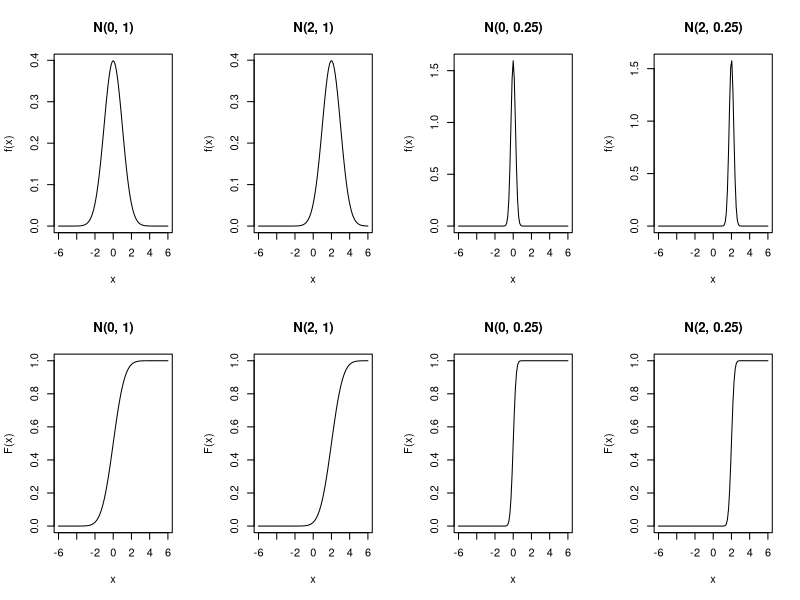
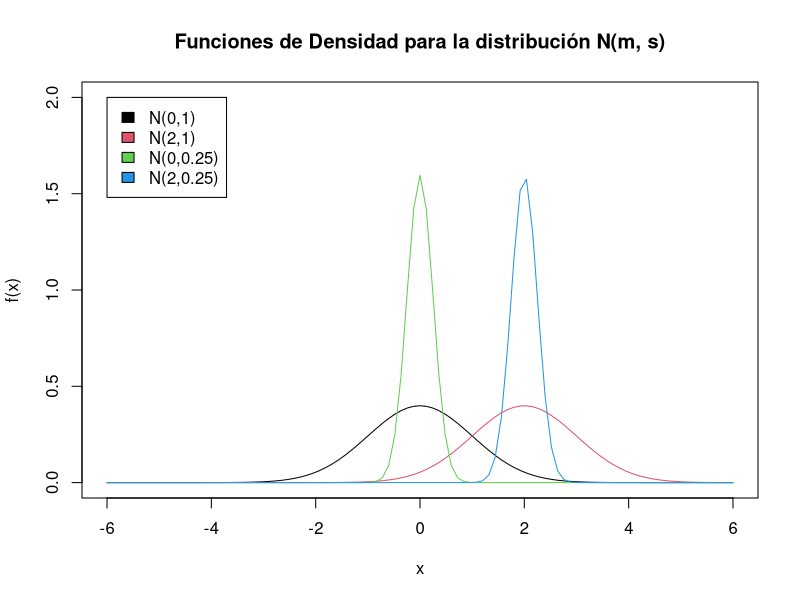
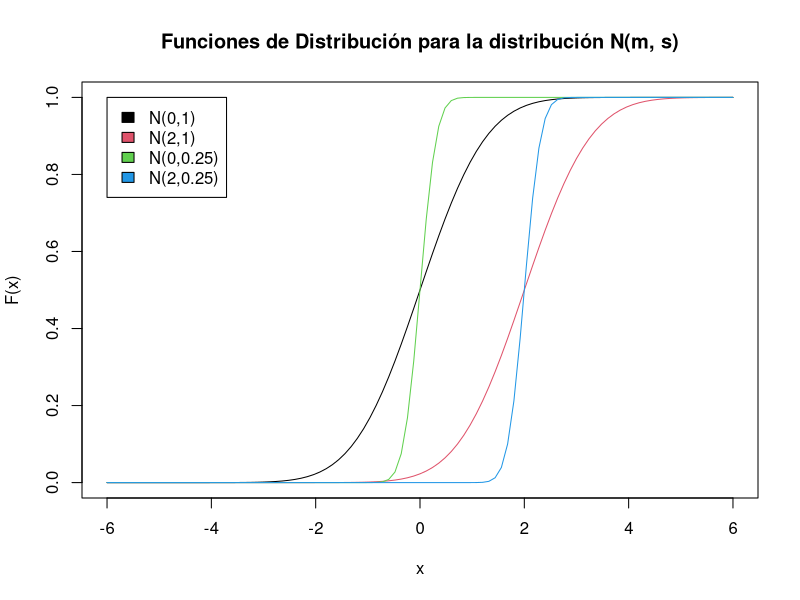
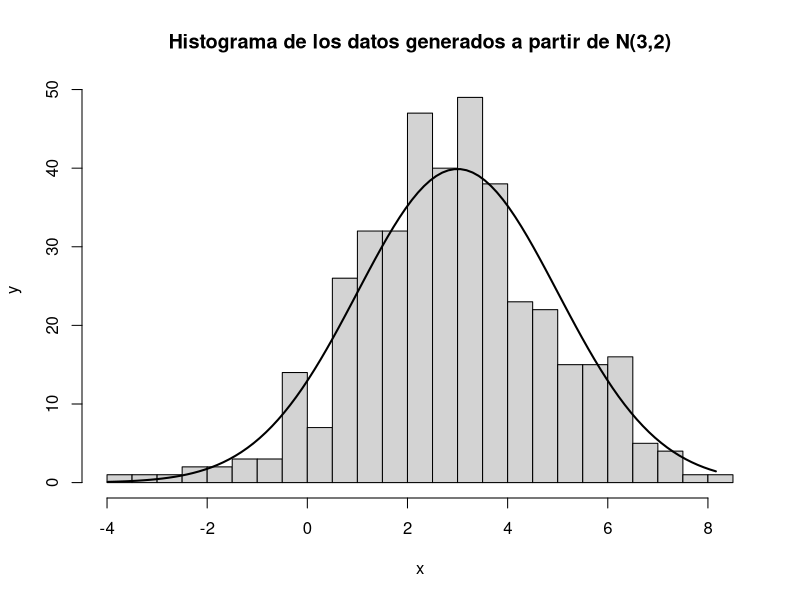
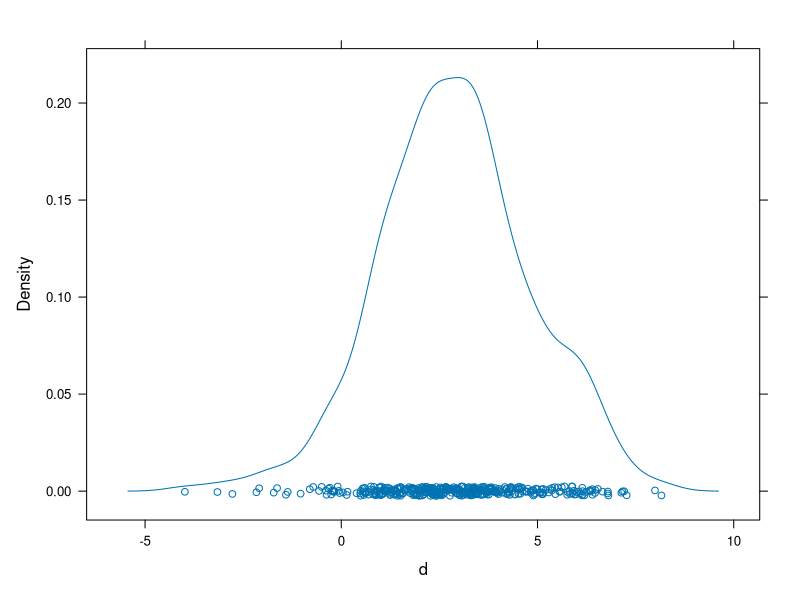

These figures' R source, in order:
## ---- chunk 1
rm(list = ls())
## ---- chunk 2
library(lattice)
## ---- chunk 3
means <- c(0, 2)
deviations <- c(1, 0.25)
limits <- c(-6, 6)
x <- seq(limits[1], limits[2], length = 200)
## ---- chunk 4
par(mfrow = c(2, 4))
for (s in deviations) {
  for (m in means) {
    curve(dnorm(x, m, s), from = limits[1], to = limits[2], ylab = "f(x)", 
         main = paste0("N(",m, ", ", s, ")"))
  }
}
for (s in deviations) {
  for (m in means) {
    curve(pnorm(x, m, s), from = limits[1], to = limits[2], ylab = "F(x)", 
         main = paste0("N(",m, ", ", s, ")"))
  }
}
## ---- chunk 5
par(mfrow = c(1, 1))
## ---- chunk 6
plot(limits, c(0, 2), type = "n", ylab = "f(x)", xlab = "x", 
     main = "Funciones de Densidad para la distribución N(m, s)")
i <- 0
for (s in deviations) {
  for (m in means) {
    i <- i + 1
    curve(dnorm(x, m, s), from = limits[1], to = limits[2] , col = i, add = TRUE)
  }
}
legend(limits[1], 2, paste0("N(", rep(means, length.out = i),
                            "," , rep(deviations, each = length(means)),")"), 
       fill = 1:i)
## ---- chunk 7
plot(limits, c(0, 1), type = "n", ylab = "F(x)", xlab = "x", 
     main = "Funciones de Distribución para la distribución N(m, s)")
i <- 0
for (s in deviations) {
  for (m in means) {
    i <- i + 1
    curve(pnorm(x, m, s), from = limits[1], to = limits[2] , col = i, add = TRUE)
  }
}
legend(limits[1], 1, paste0("N(", rep(means, length.out = i),
                            "," , rep(deviations, each = length(means)),")"), 
       fill = 1:i)
## ---- chunk 8
m <- 3
s <- 2
d <- rnorm(400, m, s)
## ---- chunk 9
h <- hist(d, breaks = 30, xlab="x", ylab ="y",
  	main = paste0("Histograma de los datos generados a partir de N(", 
  	              m , ",", s, ")"))
curve(dnorm(x, mean = m, sd = s) * diff(h$mids[1:2]) * length(d), 
      from = min(d), to = max(d), lwd = 2, add = TRUE)
## ---- chunk 10
densityplot(d)
## ---- chunk 11
(params <- list(mean = mean(d), median = median(d), var = var(d), 
               min = min(d), max = max(d), iqr = IQR(d), 
               q.15 = quantile(d, 0.25), q.75 = quantile(d, 0.75)))
## ---- chunk 12
abs(params$mean - 3)
## ---- chunk 13
abs(params$median - 3)
## ---- chunk 14
abs(params$var - 4)
